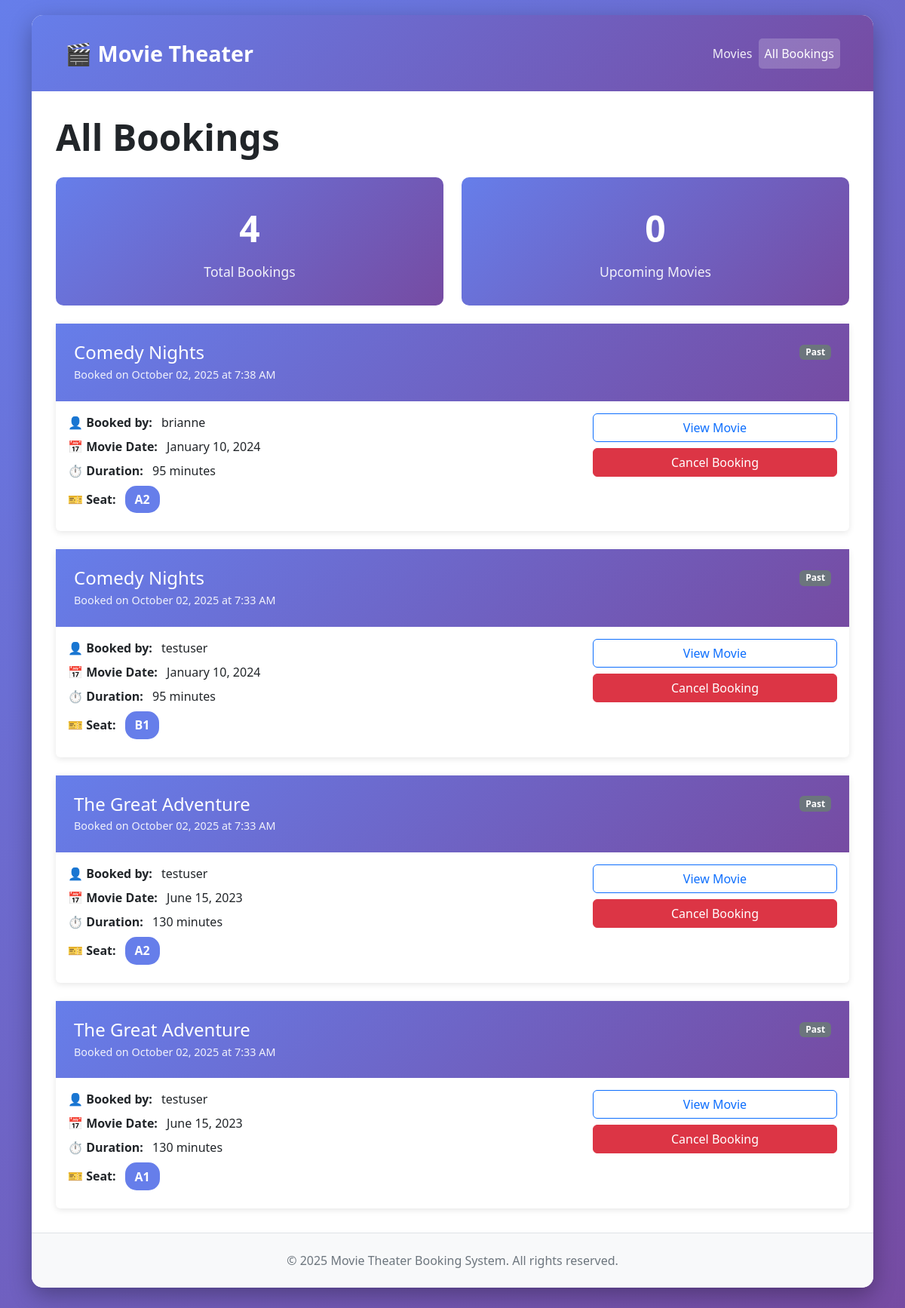
The app's page /bookings/, older data.
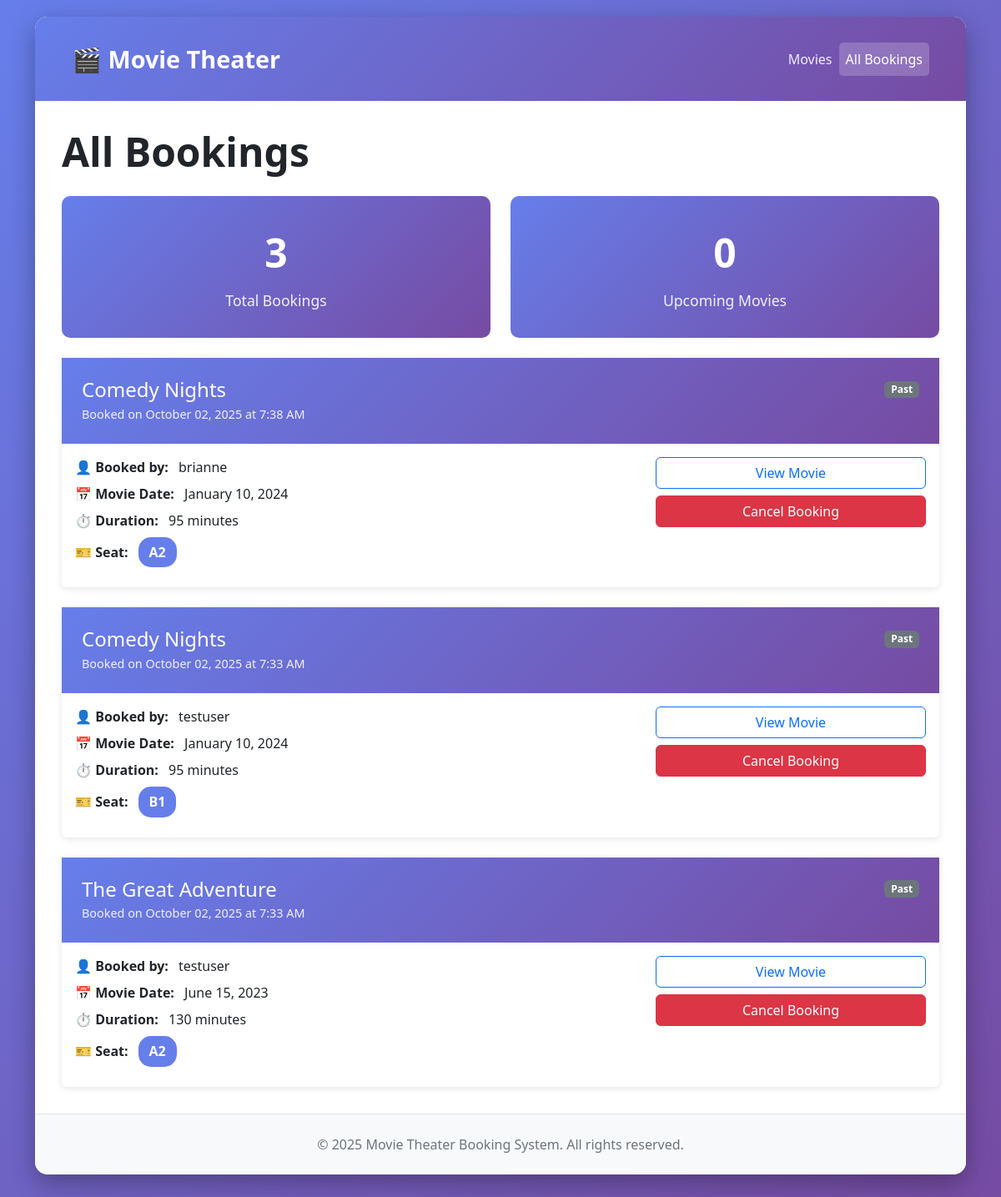
The same page, newer data.
### booking/models.py (models this page shows, shortened)
class Booking(models.Model):
    movie = models.ForeignKey(Movie, on_delete=models.CASCADE, related_name='bookings')
    seat = models.ForeignKey(Seat, on_delete=models.CASCADE, related_name='bookings')
    user = models.ForeignKey(User, on_delete=models.CASCADE, related_name='bookings')
    booking_date = models.DateTimeField(auto_now_add=True)
    class Meta:
        ordering = ['-booking_date']
        unique_together = ['movie', 'seat']  # Prevent double-booking the same seat for a movie

class Movie(models.Model):
    title = models.CharField(max_length=200)
    description = models.TextField()
    release_date = models.DateField()
    duration = models.IntegerField(help_text="Duration in minutes")
    class Meta:
        ordering = ['-release_date']

class Seat(models.Model):
    seat_number = models.CharField(max_length=10, unique=True)
    is_booked = models.BooleanField(default=False)
    class Meta:
        ordering = ['seat_number']

### booking/template_views.py (the view)
# urls.py: path('bookings/', template_views.all_bookings, name='all_bookings'),
def all_bookings(request):
    bookings = Booking.objects.all().order_by('-booking_date')
    today = timezone.now().date()
    upcoming_count = bookings.filter(movie__release_date__gte=today).count()
    return render(request, 'booking/all_bookings.html', {
        'bookings': bookings,
        'upcoming_count': upcoming_count,
        'today': today
    })

### booking/templates/booking/all_bookings.html (shortened to what this page needs)
{% extends 'booking/base.html' %}
{% block content %}
<h1 class="display-5 fw-bold mb-4">All Bookings</h1>
{% if bookings %}
    <div class="row g-4 mb-4">
        <div class="col-md-6">
            <div class="stat-card">
                <div class="stat-value">{{ bookings|length }}</div>
                <div class="stat-label">Total Bookings</div>
            </div>
        </div>
        <div class="col-md-6">
            <div class="stat-card">
                <div class="stat-value">{{ upcoming_count }}</div>
                <div class="stat-label">Upcoming Movies</div>
            </div>
        </div>
    </div>
    <div class="row g-4">
        {% for booking in bookings %}
        <div class="col-12">
            <div class="card booking-card">
                <div class="booking-header">
                    <div class="d-flex justify-content-between align-items-start flex-wrap">
                        <div>
                            <h2 class="h4 mb-1">{{ booking.movie.title }}</h2>
                            <div class="booking-date">
                                Booked on {{ booking.booking_date|date:"F d, Y" }} at {{ booking.booking_date|time:"g:i A" }}
                            </div>
                        </div>
                        <div>
                            {% if booking.movie.release_date >= today %}
                                <span class="badge bg-success">Upcoming</span>
                            {% else %}
                                <span class="badge bg-secondary">Past</span>
                            {% endif %}
                        </div>
                    </div>
                </div>
                <div class="card-body">
                    <div class="row">
                        <div class="col-md-8">
                            <div class="mb-2">
                                <strong>👤 Booked by:</strong>
                                <span class="ms-2">{{ booking.user.first_name|default:booking.user.username }}</span>
                            </div>
                            <div class="mb-2">
                                <strong>📅 Movie Date:</strong>
                                <span class="ms-2">{{ booking.movie.release_date|date:"F d, Y" }}</span>
                            </div>
                            <div class="mb-2">
                                <strong>⏱️ Duration:</strong>
                                <span class="ms-2">{{ booking.movie.duration }} minutes</span>
                            </div>
                            <div class="mb-2">
                                <strong>🎫 Seat:</strong>
                                <span class="seat-tag ms-2">{{ booking.seat.seat_number }}</span>
                            </div>
                        </div>
                        <div class="col-md-4">
                            <div class="d-grid gap-2">
                                <a href="{% url 'movie_detail' booking.movie.id %}" class="btn btn-outline-primary">
                                    View Movie
                                </a>
                                <form method="post" action="{% url 'cancel_booking' booking.id %}"
                                      onsubmit="return confirm('Are you sure you want to cancel this booking?');">
                                    <button type="submit" class="btn btn-danger w-100">Cancel Booking</button>
                                </form>
                            </div>
                        </div>
                    </div>
                </div>
            </div>
        </div>
        {% endfor %}
    </div>
{% else %}
    <div class="no-bookings">
        <h2 class="display-6">📽️ No Bookings Yet</h2>
        <p class="lead text-muted">No movie bookings have been made yet.</p>
        <a href="{% url 'movie_list' %}" class="btn btn-primary btn-lg mt-3">Browse Movies</a>
    </div>
{% endif %}
{% endblock %}

Row changes from the older to the newer data that the page shows:
removed Booking: movie "The Great Adventure", booking_date "October 02, 2025", booking_date "7:33 AM", shows "Past", user.first_name "testuser", movie.release_date "June 15, 2023", movie.duration "130", seat.seat_number "A1"
Text that changed along with them:
{{ bookings|length }}: "4" → "3"
